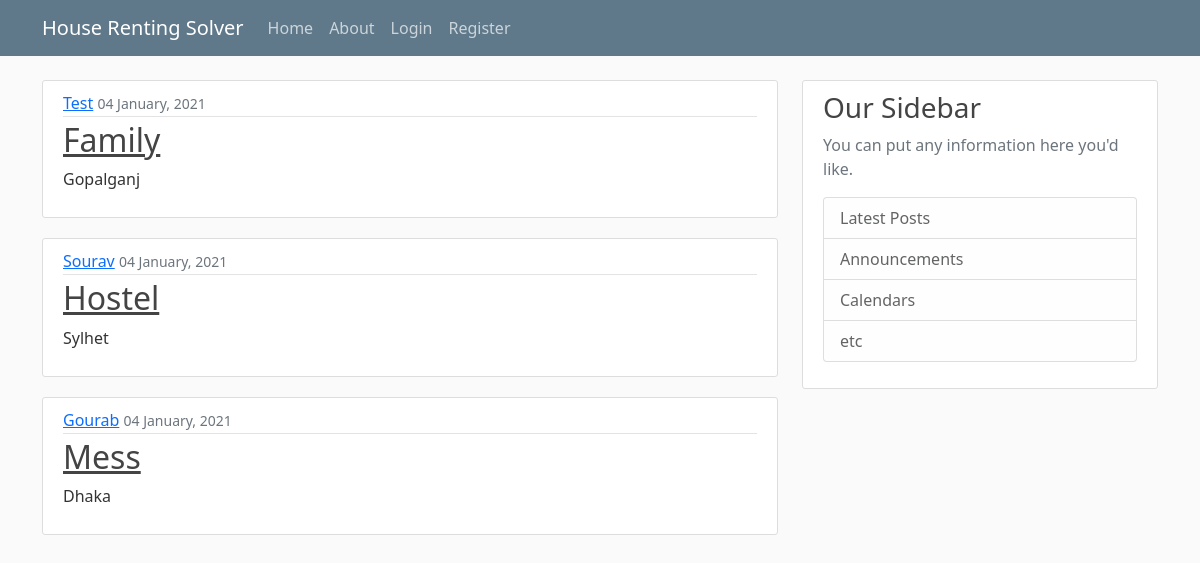
The page / on the database its author committed.
### blog/models.py (models this page shows, shortened)
class Post(models.Model):
    location = models.CharField(max_length = 100)
    content = models.TextField()
    date_posted = models.DateTimeField(default = timezone.now)
    owner = models.ForeignKey(User, on_delete= models.CASCADE)

### blog/views.py (the view)
# urls.py: 2. Add a URL to urlpatterns:  path('', views.home, name='home')
def home(request):
    context ={
         'posts': Post.objects.all()
    }
    return render (request ,'blog/home.html', context)

### blog/templates/blog/home.html
{% extends "blog/base.html" %}
{% block content %}
   {% for post in posts %}
   <article class="media content-section">
     <div class="media-body">
       <div class="article-metadata">
             <a class="mr-2" href="#">{{ post.owner}}</a>
             <small class="text-muted">{{ post.date_posted | date:"d F, Y" }}</small>
           </div>
           <h2><a class="article-title" href="#">{{ post.content }}</a></h2>
           <p class="article-content">{{ post.location }}</p>
         </div>
       </article>
   {% endfor %}
{% endblock content %}

### blog/static/blog/main.css (style rules this page uses)
body { background: #fafafa; color: #333333; margin-top: 5rem; }
h1, h2, h3, h4, h5, h6 { color: #444444; }
.content-section { background: #ffffff; padding: 10px 20px; border: 1px solid #dddddd; border-radius: 3px; margin-bottom: 20px; }
.article-title { color: #444444; }
.article-content { white-space: pre-line; }
.article-metadata { padding-bottom: 1px; margin-bottom: 4px; border-bottom: 1px solid #e3e3e3 }

### rows shown on the page
Post: owner "Test", date_posted "04 January, 2021", content "Family", location "Gopalganj"
Post: owner "Sourav", date_posted "04 January, 2021", content "Hostel", location "Sylhet"
Post: owner "Gourab", date_posted "04 January, 2021", content "Mess", location "Dhaka"
